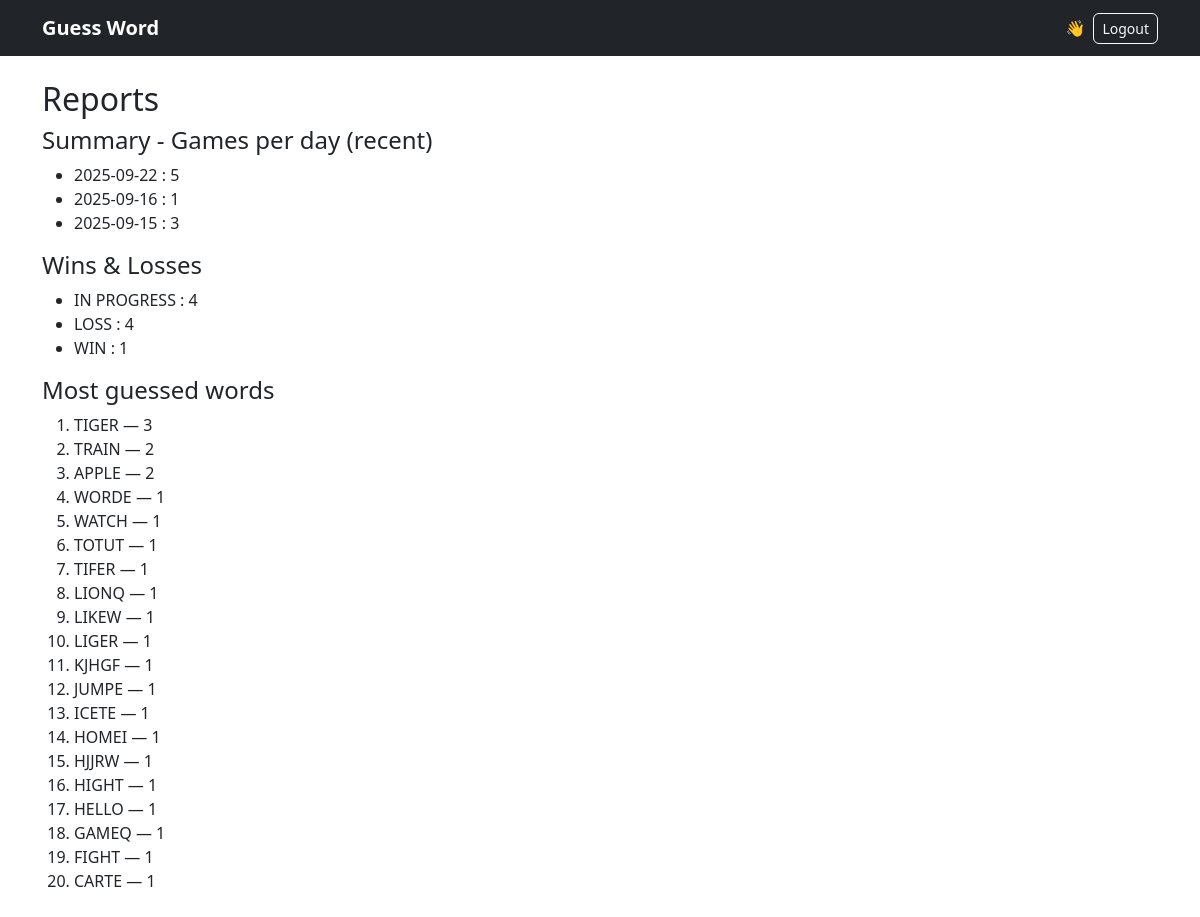
Screenshot of /admin/reports (signed in) with the database file from the repository.
### models.py (models this page shows)
class Game(db.Model):
    id = db.Column(db.Integer, primary_key=True)
    user_id = db.Column(db.Integer, db.ForeignKey("user.id"))
    chosen_word = db.Column(db.String(5))
    date = db.Column(db.Date)
    status = db.Column(db.String(10))  # WIN, LOSS, None
    attempts = db.Column(db.Integer, default=0)

class Guess(db.Model):
    id = db.Column(db.Integer, primary_key=True)
    game_id = db.Column(db.Integer, db.ForeignKey("game.id"), nullable=False)
    guess_word = db.Column(db.String(5), nullable=False)
    attempt_number = db.Column(db.Integer, nullable=False)
    result = db.Column(db.String(5), nullable=False)  # e.g. "GOGXY"
    created_at = db.Column(db.DateTime, default=datetime.utcnow, nullable=False)

### app.py (the view, shortened to what this page needs)
@app.route("/admin/reports")
@login_required
def admin_reports():
    if not current_user.is_admin():
        return redirect(url_for("player_dashboard"))
    q_date = request.args.get("date")  # expected YYYY-MM-DD
    q_username = request.args.get("username")
    user_report = None
    daily_report = None
    from sqlalchemy import func
    games_per_day = db.session.query(Game.date, func.count(Game.id)).group_by(Game.date).order_by(Game.date.desc()).limit(20).all()
    wins_losses = db.session.query(Game.status, func.count(Game.id)).group_by(Game.status).all()
    most_guessed = db.session.query(Guess.guess_word, func.count(Guess.id).label("count"))\
                    .group_by(Guess.guess_word).order_by(func.count(Guess.id).desc()).limit(20).all()
    return render_template("reports.html",
                           games_per_day=games_per_day,
                           wins_losses=wins_losses,
                           most_guessed=most_guessed,
                           daily_report=daily_report,
                           user_report=user_report)

### app.py (called while the page is built)
@login_manager.user_loader
def load_user(user_id):
    try:
        return User.query.get(int(user_id))
    except Exception:
        return None

@app.context_processor
def inject_now():
    return {"current_year": datetime.utcnow().year}

### models.py (called while the page is built)
    def is_admin(self) -> bool:
        return self.role.upper() in ["ADMIN", "HEAD_ADMIN"]

### templates/reports.html (shortened to what this page needs)
{% extends "base.html" %}
{% block content %}
  <h2>Reports</h2>
  <h4>Summary - Games per day (recent)</h4>
  <ul>
    {% for d,c in games_per_day %}
      <li>{{ d }} : {{ c }}</li>
    {% endfor %}
  </ul>
  <h4>Wins & Losses</h4>
  <ul>
    {% for status, c in wins_losses %}
      <li>{{ status or 'IN PROGRESS' }} : {{ c }}</li>
    {% endfor %}
  </ul>
  <h4>Most guessed words</h4>
  <ol>
    {% for w,c in most_guessed %}
      <li>{{ w }} — {{ c }}</li>
    {% endfor %}
  </ol>
{% endblock %}

### static/style.css (style rules this page uses)
body { font-family: system-ui, -apple-system, "Segoe UI", Roboto, "Helvetica Neue", Arial; }

### rows the page displays
Game: status "WIN", id "1", chosen_word "TRAIN", user "2"
Guess: guess_word "TIGER", attempt_number "3"
Guess: guess_word "APPLE", game "2"
Guess: guess_word "WORDE", c "1"
Guess: guess_word "WATCH", game "1"
Guess: guess_word "TOTUT", c "1"
Guess: guess_word "TIFER", c "1"
Guess: guess_word "LIONQ", c "1"
Guess: guess_word "LIKEW", c "1"
Guess: guess_word "LIGER", c "1"
Guess: guess_word "KJHGF", c "1"
Guess: guess_word "JUMPE", c "1"
Guess: guess_word "ICETE", c "1"
Guess: guess_word "HOMEI", c "1"
Guess: guess_word "HJJRW", c "1"
Guess: guess_word "HIGHT", c "1"
Guess: guess_word "HELLO", attempt_number "1"
Guess: guess_word "GAMEQ", c "1"
Guess: guess_word "FIGHT", c "1"
Guess: guess_word "CARTE", c "1"

### other values shown
{{ d }} "2025-09-22" "2025-09-16" "2025-09-15"
{{ c }} "5" "1" "3"
{{ status or 'IN PROGRESS' }} "IN PROGRESS" "LOSS"
{{ c }} "4" "4"
